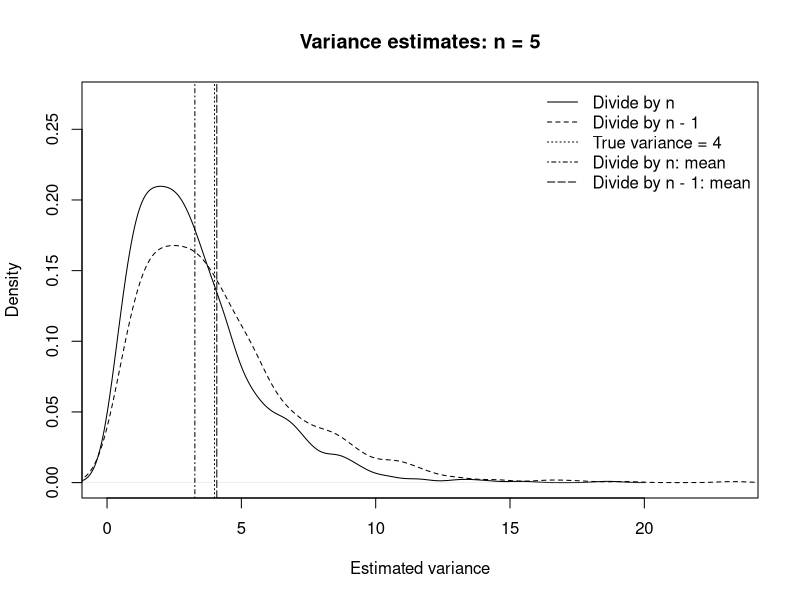
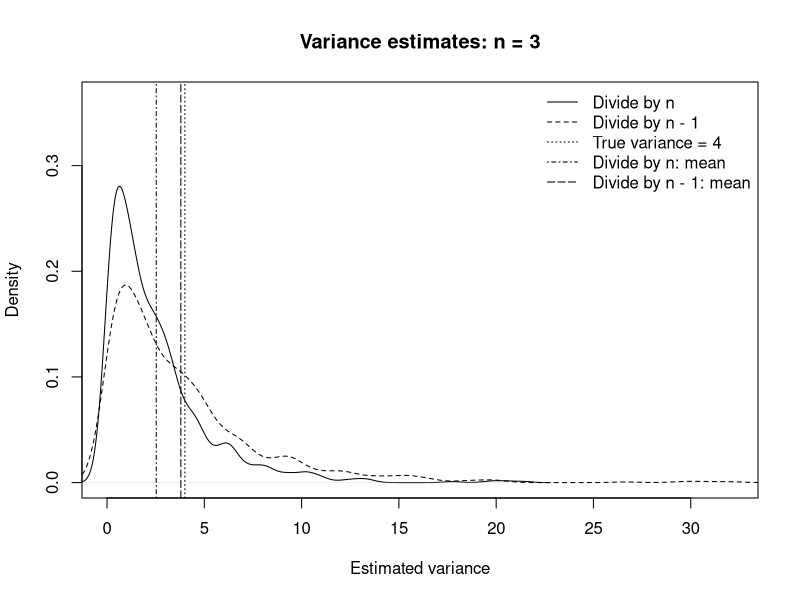
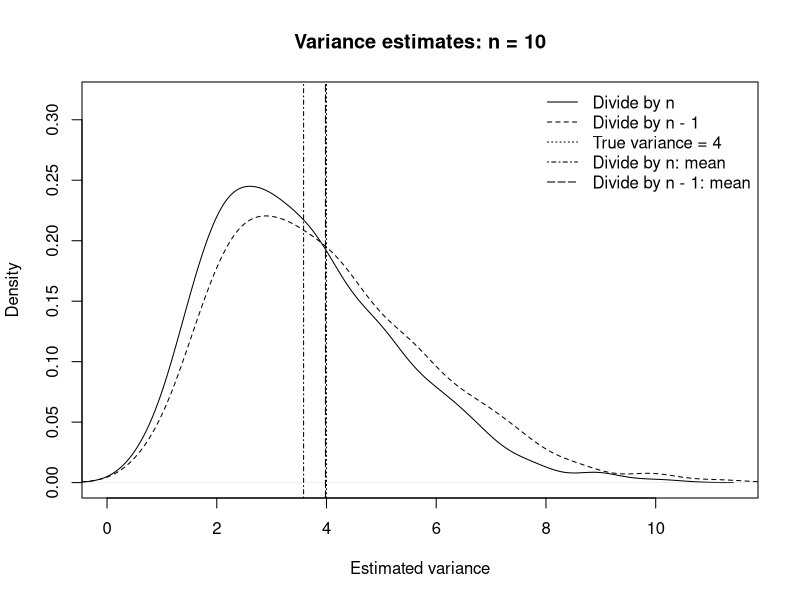
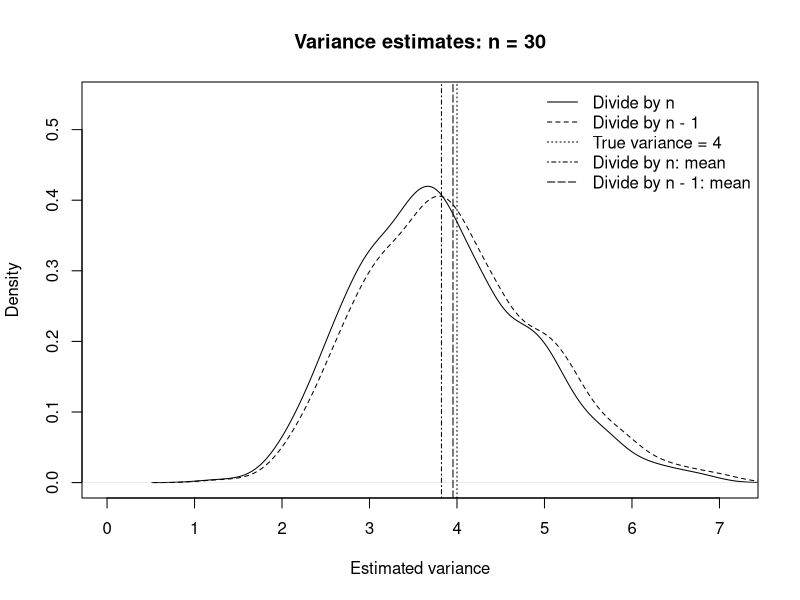
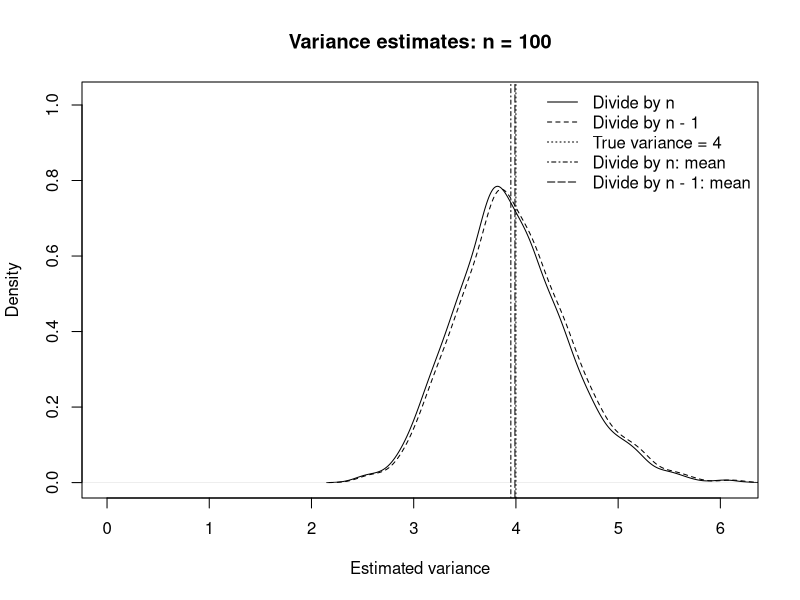
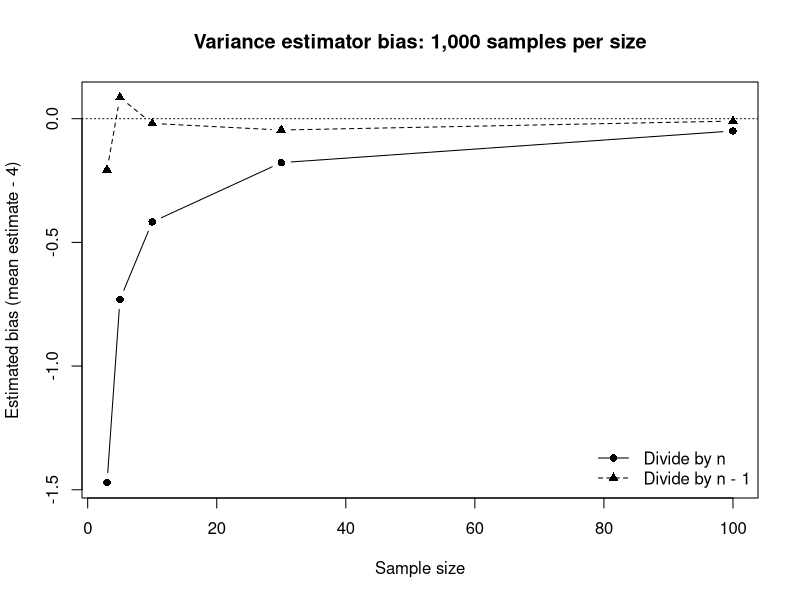
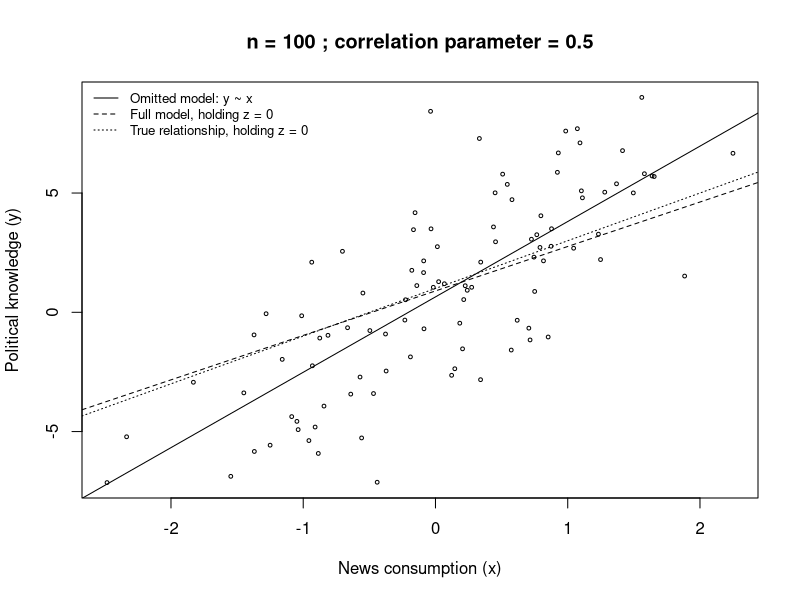
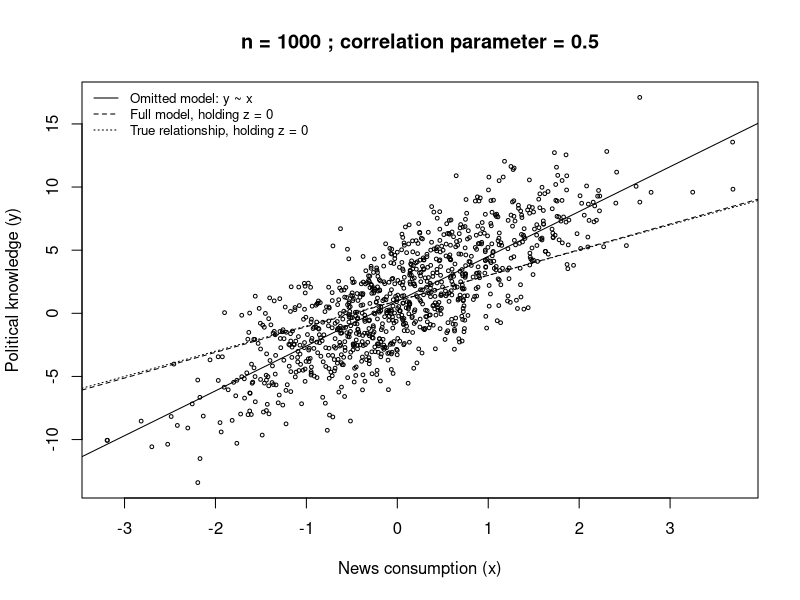

Generate these figures, in order, with R:
## ---- chunk 1
#| label: problem-1a
estimates = function(x) {
  n = length(x)                          # Number of observations
  squared_deviations = (x - mean(x))^2   # Squared distances from sample mean
  variance_n = sum(squared_deviations) / n
  variance_n1 = var(x)                   # R divides by n - 1
  sample_sd = sd(x)                      # Square root of var(x)
  return(c(variance_n = variance_n,
           variance_n1 = variance_n1, sample_sd = sample_sd))
}

set.seed(60201)  # Fixing the random numbers so results can be reproduced.
x10 = rnorm(10, mean = 0, sd = 2) 
cat("\nPROBLEM 1(a): sample of 10 and its three estimates\n")
print(x10)
print(estimates(x10))

print(all.equal(unname(estimates(x10)[2]),
                sum((x10 - mean(x10))^2) / (length(x10) - 1)))
print(all.equal(unname(estimates(x10)[3]), sqrt(var(x10))))
## ---- chunk 2
#| label: problem-1b
reps = 1000    # Starting with 1,000 empty rows. Each row will hold one sample's estimates.
set.seed(60202)

results5 = data.frame(variance_n = rep(NA, reps),
                       variance_n1 = rep(NA, reps),
                       sample_sd = rep(NA, reps))
for (i in 1:reps) {
  x = rnorm(5, mean = 0, sd = 2)
  results5[i, ] = estimates(x)
}
cat("\nPROBLEM 1(b): first six rows (one row per sample)\n")
print(head(results5))
cat("Means of the two variance estimators:\n")
print(c(divide_by_n = mean(results5$variance_n),
        divide_by_n1 = mean(results5$variance_n1)))

plot_variances = function(results, n) {
  d_n = density(results$variance_n)
  d_n1 = density(results$variance_n1)
  plot(d_n, xlim = c(0, max(results$variance_n1)),
       ylim = c(0, max(d_n$y, d_n1$y) * 1.3),
       main = paste("Variance estimates: n =", n),
       xlab = "Estimated variance", ylab = "Density")
  lines(d_n1, lty = 2)
  abline(v = 4, lty = 3)
  abline(v = mean(results$variance_n), lty = 4)
  abline(v = mean(results$variance_n1), lty = 5)
  legend("topright", legend = c("Divide by n", "Divide by n - 1",
         "True variance = 4", "Divide by n: mean",
         "Divide by n - 1: mean"), lty = 1:5, bty = "n")
}
plot_variances(results5, 5)
## ---- chunk 3
#| label: problem-1c/d
sample_sizes = c(3, 5, 10, 30, 100)

bias_table = data.frame(n = sample_sizes, mean_var_n = NA,
                         mean_var_n1 = NA, bias_var_n = NA,
                         bias_var_n1 = NA, mean_sd = NA, bias_sd = NA)
set.seed(60203)
for (j in 1:length(sample_sizes)) {
  n = sample_sizes[j]
  if (n == 5) {
    # Reusing part (b), so all answers referring to n = 5 are consistent.
    results = results5
  } else {
    results = data.frame(variance_n = rep(NA, reps),
                          variance_n1 = rep(NA, reps),
                          sample_sd = rep(NA, reps))
    for (i in 1:reps) {
      x = rnorm(n, mean = 0, sd = 2)
      results[i, ] = estimates(x)
    }
    plot_variances(results, n)
  }
  bias_table$mean_var_n[j] = mean(results$variance_n)
  bias_table$mean_var_n1[j] = mean(results$variance_n1)
  bias_table$bias_var_n[j] = mean(results$variance_n) - 4
  bias_table$bias_var_n1[j] = mean(results$variance_n1) - 4
  bias_table$mean_sd[j] = mean(results$sample_sd)
  bias_table$bias_sd[j] = mean(results$sample_sd) - 2
}
cat("\nPROBLEM 1(c) and 1(d): simulation means and estimated biases\n")
print(round(bias_table, 4), row.names = FALSE)

plot(bias_table$n, bias_table$bias_var_n, type = "b", pch = 16,
     ylim = range(c(bias_table$bias_var_n,
                                  bias_table$bias_var_n1, 0)),
     xlab = "Sample size", ylab = "Estimated bias (mean estimate - 4)",
     main = "Variance estimator bias: 1,000 samples per size")
lines(bias_table$n, bias_table$bias_var_n1, type = "b", pch = 17,
      lty = 2)
abline(h = 0, lty = 3)
legend("bottomright", legend = c("Divide by n", "Divide by n - 1"),
       pch = c(16, 17), lty = c(1, 2), bty = "n")
## ---- chunk 4
#| label: problem-1e
# Note: These SDs describe variation ACROSS the 1,000 variance estimates.
variability = data.frame(
  estimator = c("Divide by n", "Divide by n - 1"),
  SD_of_estimates = c(sd(results5$variance_n), sd(results5$variance_n1)),
  bias = c(mean(results5$variance_n) - 4, mean(results5$variance_n1) - 4),
  MSE = c(mean((results5$variance_n - 4)^2),
# MSE averages squared distances from the TRUE variance. It includes bias and variation.
          mean((results5$variance_n1 - 4)^2)))
cat("\nPROBLEM 1(e): variability, bias, and mean squared error at n = 5\n")
print(variability, row.names = FALSE)
## ---- chunk 5
#| label: problem-2a
n = 100
rho = 0.5
set.seed(60204)

# Separate random draws make z, u, and error independent in the Data Generation Process.
z = rnorm(n, mean = 0, sd = 1)
u = rnorm(n, mean = 0, sd = 1)
error = rnorm(n, mean = 0, sd = 1)
x = rho * z + sqrt(1 - rho^2) * u
y = 1 + 2 * x + 3 * z + error
d = data.frame(y, x, z, u, error)

# Means and SDs are found to be close to population values, not exactly equal.
checks = data.frame(variable = c("z", "u", "error", "x", "y"),
                    mean = c(mean(z), mean(u), mean(error), mean(x), mean(y)),
                    sd = c(sd(z), sd(u), sd(error), sd(x), sd(y)))
print(checks, row.names = FALSE)
cat("Correlation matrix (finite-sample correlations are approximate):\n")
print(round(cor(d), 3))
## ---- chunk 6
#| label: problem-2b
# Use the dataset generated in part (a).
omitted_model = lm(y ~ x, data = d)
full_model = lm(y ~ x + z, data = d)
cat("Model omitting political interest z:\n")
print(summary(omitted_model))
cat("Model including political interest z:\n")
print(summary(full_model))

plot(x, y, pch = 1, cex = 0.5,
     xlab = "News consumption (x)", ylab = "Political knowledge (y)",
     main = paste("n =", n, "; correlation parameter =", rho))
abline(omitted_model)

# For the full model and true relationship, hold z fixed at 0.
abline(a = coef(full_model)["(Intercept)"],
       b = coef(full_model)["x"], lty = 2)
abline(a = 1, b = 2, lty = 3)
legend("topleft", legend = c("Omitted model: y ~ x",
       "Full model, holding z = 0", "True relationship, holding z = 0"),
       lty = c(1, 2, 3), bty = "n", cex = 0.8)
## ---- chunk 7
#| label: problem-2c
# Repeating parts (a) and (b) with 1,000 observations.
n = 1000
rho = 0.5
set.seed(60205)

# Separating random draws make z, u, and error independent in the Data Generation Process.
z = rnorm(n, mean = 0, sd = 1)
u = rnorm(n, mean = 0, sd = 1)
error = rnorm(n, mean = 0, sd = 1)
x = rho * z + sqrt(1 - rho^2) * u
y = 1 + 2 * x + 3 * z + error
d = data.frame(y, x, z, u, error)

# Means and SDs are found to be close to population values, not exactly equal.
checks = data.frame(variable = c("z", "u", "error", "x", "y"),
                    mean = c(mean(z), mean(u), mean(error), mean(x), mean(y)),
                    sd = c(sd(z), sd(u), sd(error), sd(x), sd(y)))
print(checks, row.names = FALSE)
cat("Correlation matrix (finite-sample correlations are approximate):\n")
print(round(cor(d), 3))

omitted_model = lm(y ~ x, data = d)
full_model = lm(y ~ x + z, data = d)
cat("Model omitting political interest z:\n")
print(summary(omitted_model))
cat("Model including political interest z:\n")
print(summary(full_model))

plot(x, y, pch = 1, cex = 0.5,
     xlab = "News consumption (x)", ylab = "Political knowledge (y)",
     main = paste("n =", n, "; correlation parameter =", rho))
abline(omitted_model)

# For the full model and true relationship, holding z fixed at 0.
abline(a = coef(full_model)["(Intercept)"],
       b = coef(full_model)["x"], lty = 2)
abline(a = 1, b = 2, lty = 3)
legend("topleft", legend = c("Omitted model: y ~ x",
       "Full model, holding z = 0", "True relationship, holding z = 0"),
       lty = c(1, 2, 3), bty = "n", cex = 0.8)
## ---- chunk 8
#| label: problem-2d
# Repeating part (c) with rho = 0.
n = 1000
rho = 0
set.seed(60206)

# Separating random draws, making z, u, and error independent in the Data Generation Process.
z = rnorm(n, mean = 0, sd = 1)
u = rnorm(n, mean = 0, sd = 1)
error = rnorm(n, mean = 0, sd = 1)
x = rho * z + sqrt(1 - rho^2) * u
y = 1 + 2 * x + 3 * z + error
d = data.frame(y, x, z, u, error)

# Means and SDs are found to be close to population values, not exactly equal.
checks = data.frame(variable = c("z", "u", "error", "x", "y"),
                    mean = c(mean(z), mean(u), mean(error), mean(x), mean(y)),
                    sd = c(sd(z), sd(u), sd(error), sd(x), sd(y)))
print(checks, row.names = FALSE)
cat("Correlation matrix (finite-sample correlations are approximate):\n")
print(round(cor(d), 3))

omitted_model = lm(y ~ x, data = d)
full_model = lm(y ~ x + z, data = d)
cat("Model omitting political interest z:\n")
print(summary(omitted_model))
cat("Model including political interest z:\n")
print(summary(full_model))

plot(x, y, pch = 1, cex = 0.5,
     xlab = "News consumption (x)", ylab = "Political knowledge (y)",
     main = paste("n =", n, "; correlation parameter =", rho))
abline(omitted_model)

# For the full model and true relationship, holding z fixed at 0.
abline(a = coef(full_model)["(Intercept)"],
       b = coef(full_model)["x"], lty = 2)
abline(a = 1, b = 2, lty = 3)
legend("topleft", legend = c("Omitted model: y ~ x",
       "Full model, holding z = 0", "True relationship, holding z = 0"),
       lty = c(1, 2, 3), bty = "n", cex = 0.8)
